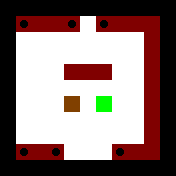

Below is a game level as drawn by its tile map, then a one-line description and the .tmx file that defines it, in full:
An orthogonal 11x11 tile map with 16x16 px tiles, 2 tile layers (Layer1, Layer2).

<map version="1.0" orientation="orthogonal" renderorder="right-down" width="11" height="11" tilewidth="16" tileheight="16" nextobjectid="1">
 <tileset firstgid="1" source="../Tiles.tsx" />
 <layer name="Layer1" width="11" height="11">
  <data encoding="csv">
1,1,1,1,1,1,1,1,1,1,1,
1,5,5,5,5,5,5,5,5,5,1,
1,5,5,5,5,5,5,5,5,5,1,
1,5,5,5,5,5,5,5,5,5,1,
1,5,5,5,5,5,5,5,5,5,1,
1,5,5,5,5,5,5,5,5,5,1,
1,5,5,5,5,5,5,5,5,5,1,
1,5,5,5,5,5,5,5,5,5,1,
1,5,5,5,5,5,5,5,5,5,1,
1,5,5,5,5,5,5,5,5,5,1,
1,1,1,1,1,1,1,1,1,1,1
</data>
 </layer>
 <layer name="Layer2" width="11" height="11">
  <data encoding="csv">
0,0,0,0,0,0,0,0,0,0,0,
0,7,3,3,7,0,7,3,3,3,0,
0,0,0,0,0,0,0,0,0,3,0,
0,0,0,0,0,0,0,0,0,3,0,
0,0,0,0,3,3,3,0,0,3,0,
0,0,0,0,0,0,0,0,0,3,0,
0,0,0,0,9,0,4,0,0,3,0,
0,0,0,0,0,0,0,0,0,3,0,
0,0,0,0,0,0,0,0,0,3,0,
0,7,3,7,0,0,0,7,3,3,0,
0,0,0,0,0,0,0,0,0,0,0
</data>
 </layer>
</map>
